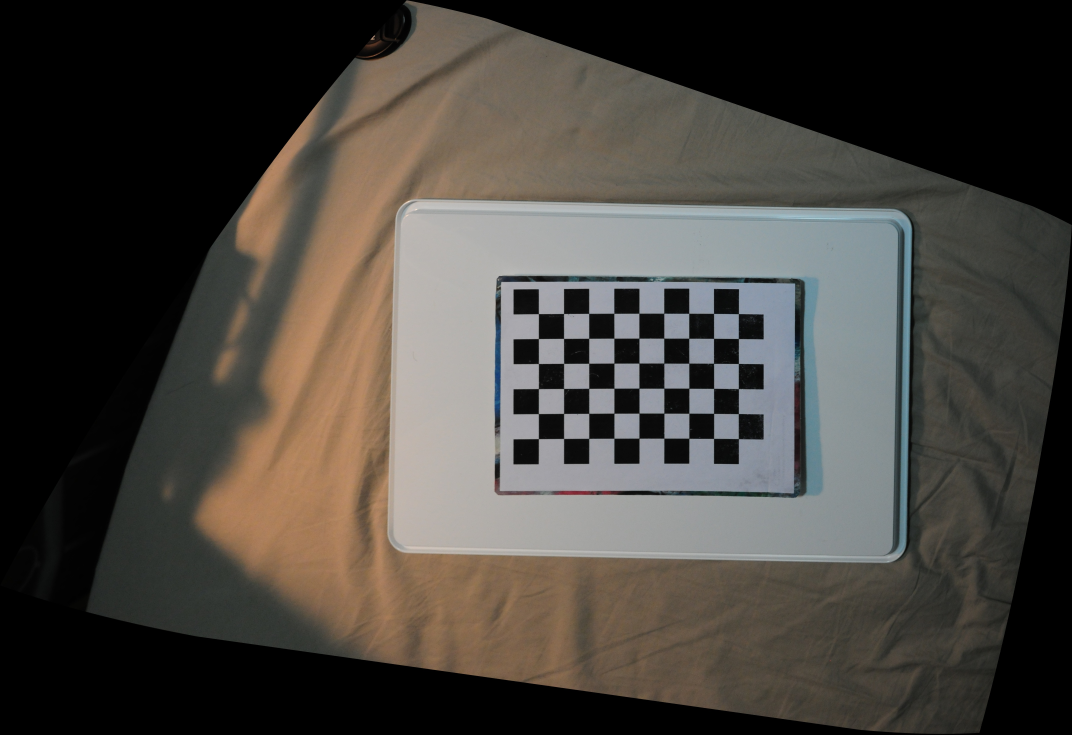
#> input picture versions/V1.2/Components/DSC_0631_after.jpg, 4288 x 2937 px, found by its file name (shown at 1/4 size)
$ python py_getContour.py
#> lines starting #> are read from the running program, lines starting #| are printed output that depends on the picture; after the words box and inside, x2 and y2 are one past the last pixel; in counts of white or black regions, pixels touching at a corner belong together
#> further down, image is the input picture: shape (2937, 4288, 3); mean B, G, R 62.2, 67.6, 71.6
# -*- coding: utf-8 -*-

import cv2
import numpy as np


def showImg(winName, mat, Width=None, Height=None):
    # Get image size
    if Width is None or Height is None:
        Height, Width = mat.shape[:2]

    # Display image
    cv2.namedWindow(winName, 0)
    cv2.resizeWindow(winName, Width, Height)
    cv2.imshow(winName, mat)


def findContours(Image, MinArcLength=30, Hull=False, Background=True):
#> called with MinArcLength = 1000, Hull = False, Background = False
    gray = cv2.cvtColor(Image, cv2.COLOR_BGR2GRAY)
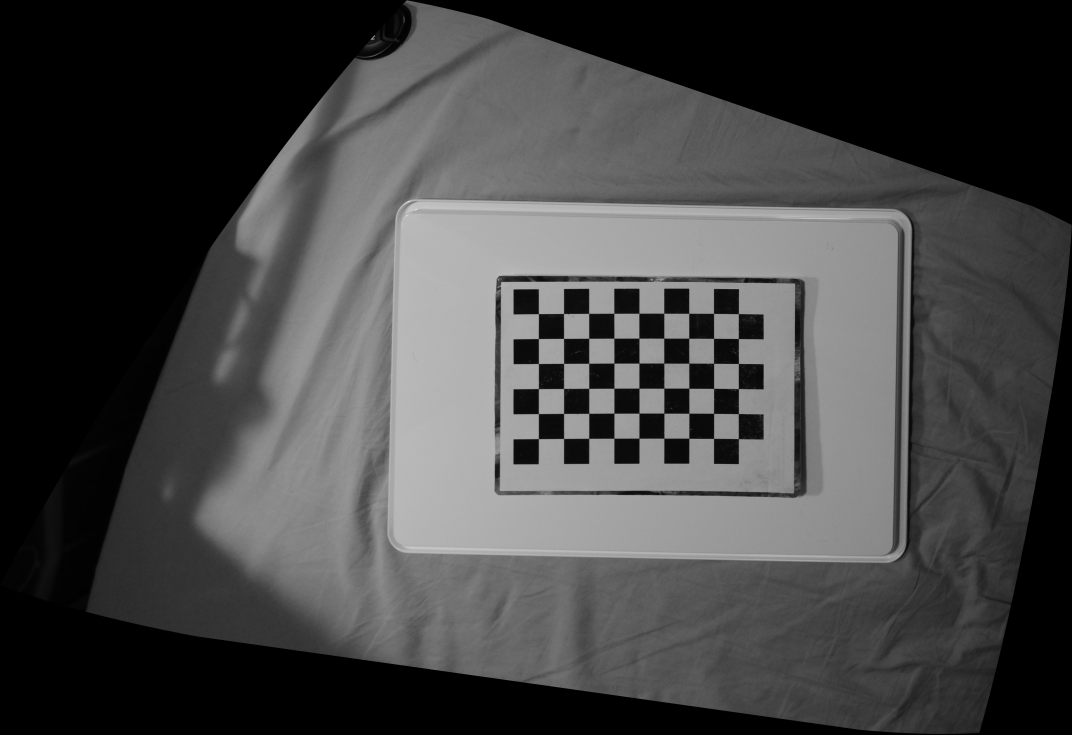
#> gray: shape (2937, 4288) (shown at 1/4 size); min 0, max 242, mean 68.2

    if Background:
        black = Image
    else:
        size = gray.shape[:2]
#> size = (2937, 4288)
        black = np.zeros([size[0], size[1], 3], dtype=np.uint8)

    # Canny edge detection
    gray = cv2.bilateralFilter(gray, 9, 75, 75)
    meat = cv2.Canny(gray, 30, 60, L2gradient=True)
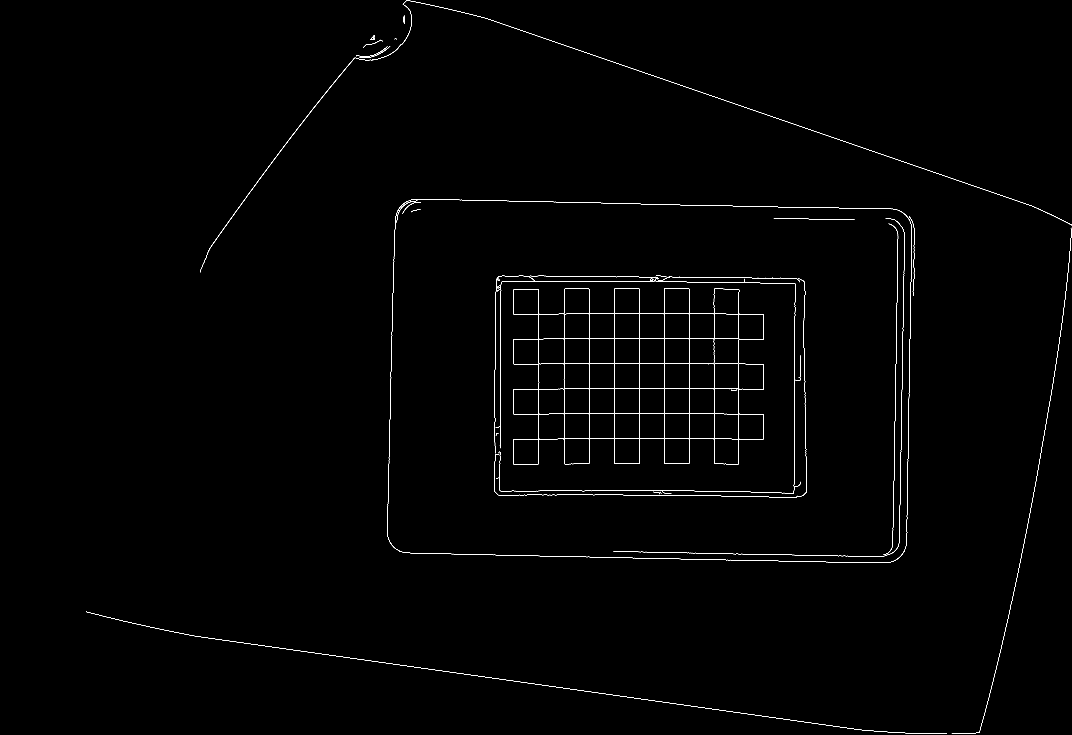
#> meat: shape (2937, 4288) (shown at 1/4 size); 0.36% white in thin lines or dots
    # [6 lines of commented-out code are left out]
    contours, hierarchy = cv2.findContours(meat, cv2.RETR_TREE, cv2.CHAIN_APPROX_SIMPLE)
#> contours = 130 contours, 85 with area under 20; largest, box (x1, y1, x2, y2) and area: (2053, 1154, 3055, 1858) 550162, (2053, 1154, 3055, 1857) 330498, (2856, 1654, 3055, 1857) 19873, (2053, 1754, 2158, 1858) 10150, (2256, 1655, 2358, 1756) 10078

    maxContour = contours[0]
#> maxContour = contour of 1991 points, box (x1, y1, x2, y2) (344, 2445, 3788, 2935), area 2
    maxLength = 0
    count = 0
    filteredContours = []
    for c in contours:
        length = cv2.arcLength(c, True)

        if 7000 < length < 7500:
            maxContour = c

        # Find the long contour
        '''if length > MinArcLength:
            if length > maxLength:
                maxContour = c
                maxLength = length'''

        # Find all the contours that longer than the minimum arc length
        '''if length > MinArcLength:
            print('Contour ' + str(count) + ': ' + '{:.3f}'.format(length))
            print('Hierarchy: ' + str(hierarchy[0][count]))
            if Hull:
                c = cv2.convexHull(c)

            # Draw the contours
            temp = c[0]
            firstPoint = c[0]
            for point in c:
                cv2.line(black, (temp[0][0], temp[0][1]), (point[0][0], point[0][1]), (0, 0, 255), 3, lineType=cv2.LINE_AA)
                temp = point
            cv2.line(black, (temp[0][0], temp[0][1]), (firstPoint[0][0], firstPoint[0][1]), (0, 0, 255), 3, lineType=cv2.LINE_AA)

            # black = cv2.drawContours(black, hull, -1, (0, 0, 255), 3)

            showImg('temp', black)
            cv2.waitKey(0)

            count += 1
            # if count > 4:
            #     break

            filteredContours.append(c)'''
#> this loop made 130 passes

    # Draw the contours
    print('Contour length: ' + '{:.3f}'.format(cv2.arcLength(maxContour, True)))
#| Contour length: 7300.799
    temp = maxContour[0]
#> temp = [[344, 2445]]
    firstPoint = maxContour[0]
#> firstPoint = [[344, 2445]]
    for i in range(len(maxContour)):
        point = maxContour[i]
        cv2.line(black, (temp[0][0], temp[0][1]), (point[0][0], point[0][1]), (255, 255, 255), 1)
        temp = point
#> this loop made 1991 passes
#> temp on passes 1 to 3: [[344, 2445]], [[344, 2446]], [[345, 2447]]
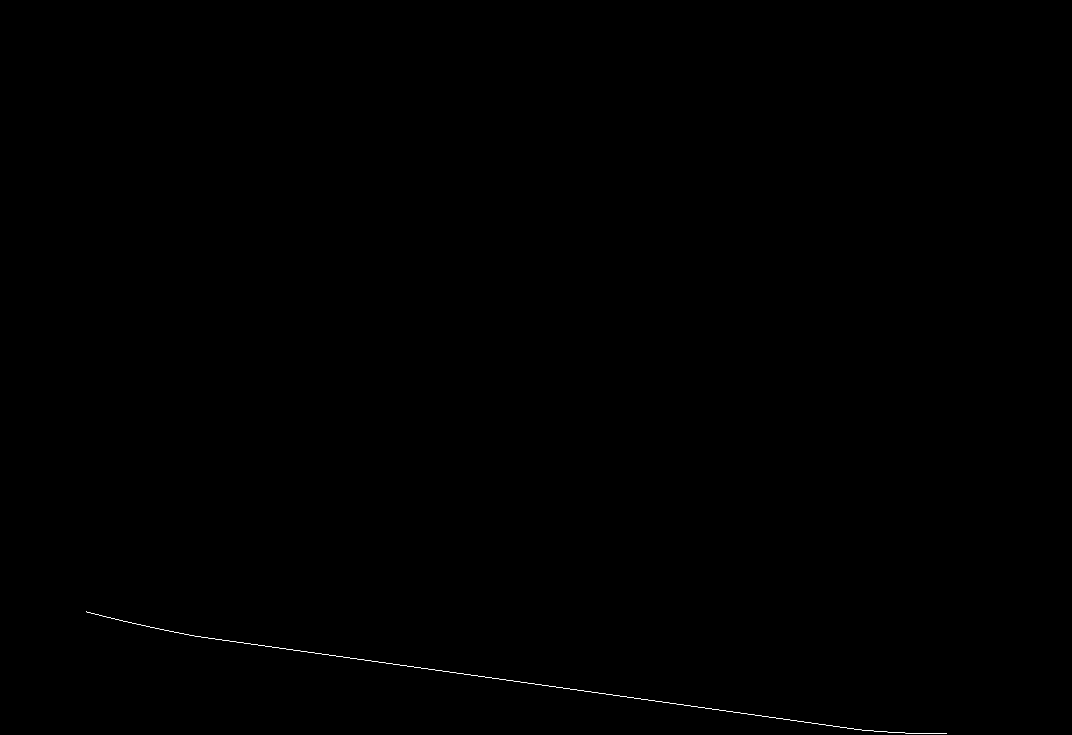
#> black: shape (2937, 4288, 3) (shown at 1/4 size); 0.03% white in thin lines or dots, all inside (x1, y1, x2, y2) = (344, 2445, 3788, 2935)
    cv2.line(black, (temp[0][0], temp[0][1]), (firstPoint[0][0], firstPoint[0][1]), (255, 255, 255), 1)

    return black, maxContour


if __name__ == '__main__':
    fileName = 'DSC_0631_after.jpg'
    image = cv2.imread(fileName)

    res, contours = findContours(image, Hull=False, MinArcLength=1000, Background=False)
#> contours has the same summary as maxContour in findContours

    # cv2.imwrite(fileName.split('.')[0] + '_edges.jpg', res)
    showImg('res', res, 900, 600)
    cv2.waitKey(0)
    cv2.destroyAllWindows()
